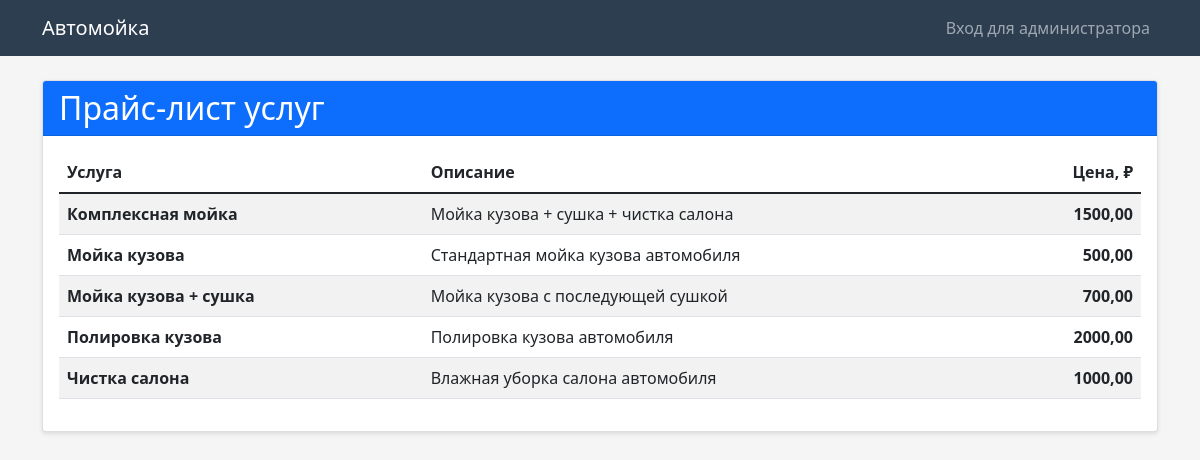
The page / on the database its author committed.
### carwash/models.py (models this page shows, shortened)
class Service(models.Model):
    name = models.CharField(max_length=200, verbose_name="Название услуги")
    description = models.TextField(blank=True, verbose_name="Описание")
    price = models.DecimalField(
        max_digits=10,
        decimal_places=2,
        verbose_name="Цена",
        validators=[MinValueValidator(0)],
    )
    is_active = models.BooleanField(
        default=True, verbose_name="Активна"
    )
    created_at = models.DateTimeField(
        auto_now_add=True, verbose_name="Дата создания"
    )
    class Meta:
        verbose_name = "Услуга"
        verbose_name_plural = "Услуги"
        ordering = ["name"]

### carwash/views.py (the view)
# urls.py: path("", views.price_list, name="price_list"),
def price_list(request):
    services = Service.objects.filter(is_active=True).order_by("name")
    context = {
        "services": services,
    }
    return render(request, "carwash/price_list.html", context)

### carwash/templates/carwash/price_list.html (shortened to what this page needs)
{% extends 'carwash/base.html' %}
{% block content %}
<div class="row">
    <div class="col-12">
        <div class="card">
            <div class="card-header bg-primary text-white">
                <h2 class="mb-0">Прайс-лист услуг</h2>
            </div>
            <div class="card-body">
                <div class="table-responsive">
                    <table class="table table-striped table-hover">
                        <thead>
                            <tr>
                                <th>Услуга</th>
                                <th>Описание</th>
                                <th class="text-end">Цена, ₽</th>
                            </tr>
                        </thead>
                        <tbody>
                            {% for service in services %}
                            <tr>
                                <td><strong>{{ service.name }}</strong></td>
                                <td>{{ service.description|default:"—" }}</td>
                                <td class="text-end"><strong>{{ service.price }}</strong></td>
                            </tr>
                            {% empty %}
                            <tr>
                                <td colspan="3" class="text-center">Услуги не найдены</td>
                            </tr>
                            {% endfor %}
                        </tbody>
                    </table>
                </div>
            </div>
        </div>
    </div>
</div>
{% endblock %}

### carwash/templates/carwash/base.html (shortened to what this page needs)
<!DOCTYPE html>
<html lang="ru">
<head>
    <link href="https://cdn.jsdelivr.net/npm/bootstrap@5.1.3/dist/css/bootstrap.min.css" rel="stylesheet">
</head>
<body>
    {% if user.is_authenticated %}
    <nav class="navbar navbar-dark navbar-expand-lg">
        <div class="container">
            <a class="navbar-brand" href="{% url 'dashboard' %}">Автомойка - Панель администратора</a>
            <button class="navbar-toggler" type="button" data-bs-toggle="collapse" data-bs-target="#navbarNav">
                <span class="navbar-toggler-icon"></span>
            </button>
            <div class="collapse navbar-collapse" id="navbarNav">
                <ul class="navbar-nav ms-auto">
                    <li class="nav-item">
                        <a class="nav-link" href="{% url 'dashboard' %}">Панель управления</a>
                    </li>
                    <li class="nav-item">
                        <a class="nav-link" href="{% url 'booking_list' %}">Записи</a>
                    </li>
                    <li class="nav-item">
                        <a class="nav-link" href="{% url 'booking_create' %}">Новая запись</a>
                    </li>
                    <li class="nav-item">
                        <a class="nav-link" href="{% url 'admin:index' %}">Админ-панель</a>
                    </li>
                    <li class="nav-item">
                        <a class="nav-link" href="{% url 'price_list' %}">Прайс-лист</a>
                    </li>
                    <li class="nav-item">
                        <a class="nav-link" href="{% url 'admin:logout' %}">Выйти ({{ user.username }})</a>
                    </li>
                </ul>
            </div>
        </div>
    </nav>
    {% else %}
    <nav class="navbar navbar-dark navbar-expand-lg">
        <div class="container">
            <a class="navbar-brand" href="{% url 'price_list' %}">Автомойка</a>
            <div class="navbar-nav ms-auto">
                <a class="nav-link" href="{% url 'admin:login' %}">Вход для администратора</a>
            </div>
        </div>
    </nav>
    {% endif %}
    <div class="container mt-4">
        {% block content %}{% endblock %}
    </div>
</body>
</html>

### carwash/templates/carwash/base.html (style rules this page uses)
body { background-color: #f5f5f5; }
.navbar { background-color: #2c3e50; }
.card { box-shadow: 0 2px 4px rgba(0,0,0,0.1); margin-bottom: 20px; }

### rows shown on the page
Service: name "Комплексная мойка", description "Мойка кузова + сушка + чистка салона", price "1500,00"
Service: name "Мойка кузова", description "Стандартная мойка кузова автомобиля", price "500,00"
Service: name "Мойка кузова + сушка", description "Мойка кузова с последующей сушкой", price "700,00"
Service: name "Полировка кузова", description "Полировка кузова автомобиля", price "2000,00"
Service: name "Чистка салона", description "Влажная уборка салона автомобиля", price "1000,00"
